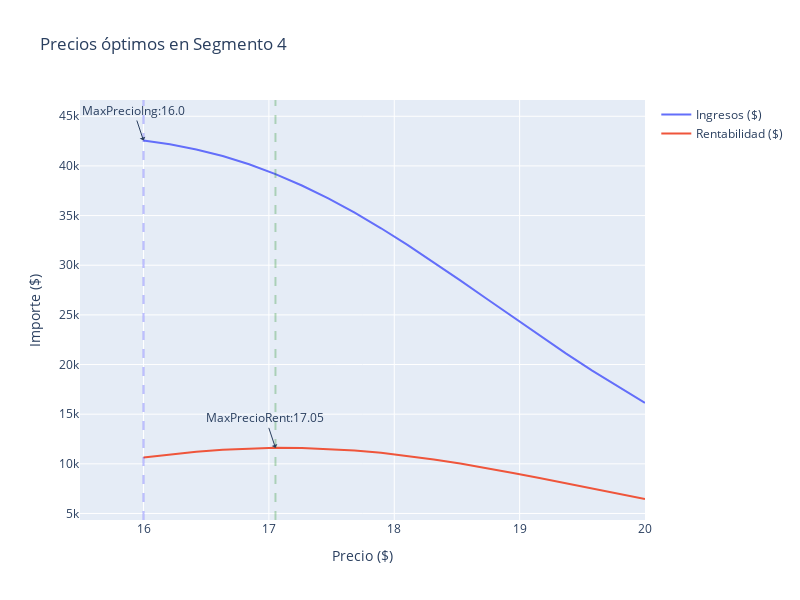

Notebook code for this chart:
### Code cell
fig = go.Figure()

# Se agrega el precio máximo de ingreso
fig.add_trace(go.Scatter(x=df_elasticidad['irr'], y=df_elasticidad['ingresos_seg4'], name='Ingresos ($)'))
# Se agrega la etiqueta
fig.add_annotation(x=float(max_ing_seg3['irr']), y=float(max_ing_seg3['ingresos_seg4']),
                                  text="MaxPrecioIng:"+str(float(max_ing_seg3['irr'].round(2))),
                                  showarrow=True,
                                  arrowhead=1)
# Se agrega la recta del precio máximo
fig.add_vline(x=float(max_ing_seg3['irr']), line_width=2, line_dash="dash",
                             line_color="blue", opacity=0.25)

# Se agrega el precio máximo de rentabilidad
fig.add_trace(go.Scatter(x=df_elasticidad['irr'], y=df_elasticidad['rentabilidad_seg4'], name='Rentabilidad ($)'))
# Se agrega la etiqueta
fig.add_annotation(x=float(max_ren_seg3['irr']), y=float(max_ren_seg3['rentabilidad_seg4']),
                                  text="MaxPrecioRent:"+str(float(max_ren_seg3['irr'].round(2))),
                                  showarrow=True,
                                  arrowhead=1)
# Se agrega la recta del precio máximo
fig.add_vline(x=float(max_ren_seg3['irr']), line_width=2, line_dash="dash",
                             line_color="green", opacity=0.25)

# # Agregamos la línea de restricción: Costo
# fig.add_vline(x=float(df_elasticidad['costo'].mean()), line_width=2, line_dash="dash",
#                              line_color="orange", opacity=0.5)

# Configuración del gráfico
fig.update_layout(
    showlegend=True,
    width=800,
    height=600,
    xaxis_title="Precio ($)",
    yaxis_title="Importe ($)",
    title="Precios óptimos en Segmento 4")

### Figure 1 — Plotly figure (JSON) as saved in the notebook; plotly's stock layout.template omitted (floating-point values rounded to 4 significant figures)
{"data": [{"name": "Ingresos ($)", "type": "scatter", "x": [16, 16.21, 16.42, 16.63, 16.84, 17.05, 17.26, 17.47, 17.68, 17.89, 18.11, 18.32, 18.53, 18.74, 18.95, 19.16, 19.37, 19.58, 19.79, 20], "y": [42560.0, 42180.0, 41660.0, 40990.0, 40160.0, 39180.0, 38030.0, 36730.0, 35290.0, 33720.0, 32050.0, 30290.0, 28470.0, 26620.0, 24770.0, 22930.0, 21130.0, 19390.0, 17720.0, 16150.0]}, {"name": "Rentabilidad ($)", "type": "scatter", "x": [16, 16.21, 16.42, 16.63, 16.84, 17.05, 17.26, 17.47, 17.68, 17.89, 18.11, 18.32, 18.53, 18.74, 18.95, 19.16, 19.37, 19.58, 19.79, 20], "y": [10640.0, 10960.0, 11220.0, 11420.0, 11550.0, 11610.0, 11590.0, 11510.0, 11340.0, 11110.0, 10810.0, 10440.0, 10030.0, 9572.0, 9081.0, 8566.0, 8038.0, 7505.0, 6976.0, 6458.0]}], "layout": {"annotations": [{"arrowhead": 1, "showarrow": true, "text": "MaxPrecioIng:16.0", "x": 16, "y": 42560.0}, {"arrowhead": 1, "showarrow": true, "text": "MaxPrecioRent:17.05", "x": 17.05, "y": 11610.0}], "height": 600, "shapes": [{"line": {"color": "blue", "dash": "dash", "width": 2}, "opacity": 0.25, "type": "line", "x0": 16, "x1": 16, "xref": "x", "y0": 0, "y1": 1, "yref": "y domain"}, {"line": {"color": "green", "dash": "dash", "width": 2}, "opacity": 0.25, "type": "line", "x0": 17.05, "x1": 17.05, "xref": "x", "y0": 0, "y1": 1, "yref": "y domain"}], "showlegend": true, "title": {"text": "Precios óptimos en Segmento 4"}, "width": 800, "xaxis": {"title": {"text": "Precio ($)"}}, "yaxis": {"title": {"text": "Importe ($)"}}}}
